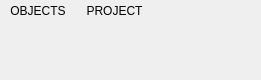
<?xml version="1.0" encoding="UTF-8"?>
<ui version="4.0">
 <class>ToolBarShareGroup</class>
 <widget class="QWidget" name="ToolBarShareGroup">
  <property name="geometry">
   <rect>
    <x>0</x>
    <y>0</y>
    <width>261</width>
    <height>80</height>
   </rect>
  </property>
  <property name="windowTitle">
   <string>Form</string>
  </property>
  <layout class="QGridLayout" name="gridLayout">
   <property name="leftMargin">
    <number>3</number>
   </property>
   <property name="topMargin">
    <number>0</number>
   </property>
   <property name="rightMargin">
    <number>3</number>
   </property>
   <property name="bottomMargin">
    <number>0</number>
   </property>
   <property name="horizontalSpacing">
    <number>6</number>
   </property>
   <property name="verticalSpacing">
    <number>0</number>
   </property>
   <item row="1" column="2">
    <spacer name="verticalSpacer">
     <property name="orientation">
      <enum>Qt::Vertical</enum>
     </property>
     <property name="sizeHint" stdset="0">
      <size>
       <width>20</width>
       <height>40</height>
      </size>
     </property>
    </spacer>
   </item>
   <item row="0" column="2">
    <widget class="QToolButton" name="exportToOSTButton">
     <property name="toolTip">
      <string>To be used to share your objects with other collaborators</string>
     </property>
     <property name="text">
      <string>OBJECTS</string>
     </property>
     <property name="autoRaise">
      <bool>true</bool>
     </property>
    </widget>
   </item>
   <item row="0" column="3">
    <widget class="QToolButton" name="exportSubProject">
     <property name="toolTip">
      <string>To be used to share a sub-project with other collaborators</string>
     </property>
     <property name="text">
      <string>PROJECT</string>
     </property>
     <property name="autoRaise">
      <bool>true</bool>
     </property>
    </widget>
   </item>
   <item row="0" column="4">
    <spacer name="horizontalSpacer">
     <property name="orientation">
      <enum>Qt::Horizontal</enum>
     </property>
     <property name="sizeHint" stdset="0">
      <size>
       <width>40</width>
       <height>20</height>
      </size>
     </property>
    </spacer>
   </item>
  </layout>
 </widget>
 <resources>
  <include location="../../../openscantools.qrc"/>
 </resources>
 <connections/>
</ui>
